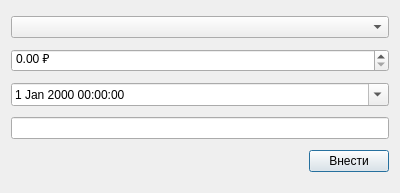
<?xml version="1.0" encoding="UTF-8"?>
<ui version="4.0">
 <class>PaymentDialog</class>
 <widget class="QDialog" name="PaymentDialog">
  <property name="geometry">
   <rect>
    <x>0</x>
    <y>0</y>
    <width>400</width>
    <height>193</height>
   </rect>
  </property>
  <property name="windowTitle">
   <string>Dialog</string>
  </property>
  <layout class="QGridLayout" name="gridLayout">
   <item row="4" column="1">
    <widget class="QPushButton" name="pb_save">
     <property name="text">
      <string>Внести</string>
     </property>
    </widget>
   </item>
   <item row="4" column="0">
    <spacer name="horizontalSpacer">
     <property name="orientation">
      <enum>Qt::Orientation::Horizontal</enum>
     </property>
     <property name="sizeHint" stdset="0">
      <size>
       <width>40</width>
       <height>20</height>
      </size>
     </property>
    </spacer>
   </item>
   <item row="0" column="0" colspan="2">
    <widget class="QComboBox" name="cb_project"/>
   </item>
   <item row="1" column="0" colspan="2">
    <widget class="QDoubleSpinBox" name="dsb_amount">
     <property name="prefix">
      <string/>
     </property>
     <property name="suffix">
      <string> ₽</string>
     </property>
     <property name="maximum">
      <double>999999999.000000000000000</double>
     </property>
    </widget>
   </item>
   <item row="2" column="0" colspan="2">
    <widget class="QDateTimeEdit" name="dte_date">
     <property name="calendarPopup">
      <bool>true</bool>
     </property>
    </widget>
   </item>
   <item row="3" column="0" colspan="2">
    <widget class="QLineEdit" name="le_purpose"/>
   </item>
  </layout>
 </widget>
 <resources/>
 <connections/>
</ui>
